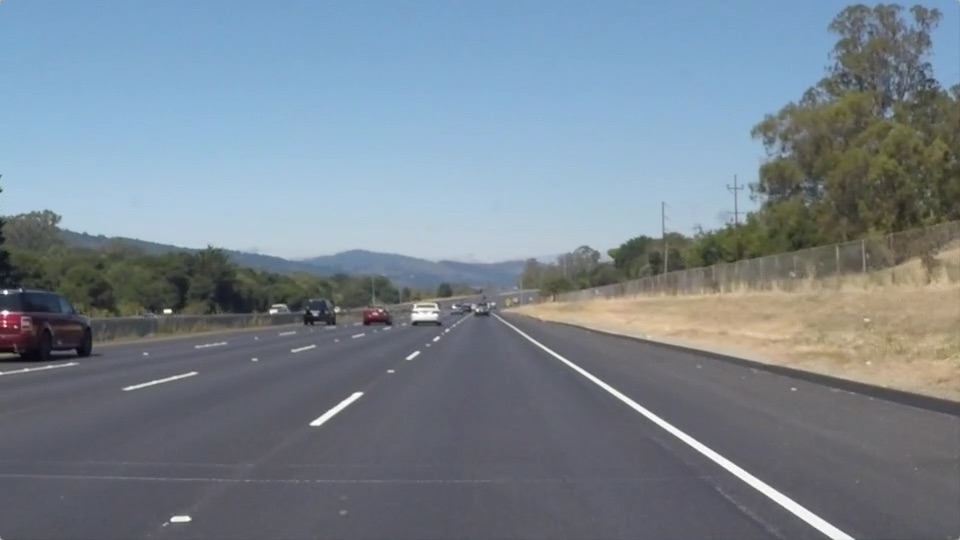
#> input picture CarND-LaneLines-P1/test_images/solidWhiteRight.jpg, 960 x 540 px
$ jupyter execute --allow-errors P1.ipynb   (shell and % lines are left out)
#> lines starting #> are read from the running program, lines starting #| are printed output that depends on the picture; after the words box and inside, x2 and y2 are one past the last pixel; in counts of white or black regions, pixels touching at a corner belong together
# **Finding Lane Lines on the Road**
***
In this project, you will use the tools you learned about in the lesson to identify lane lines on the road.  You can develop your pipeline on a series of individual images, and later apply the result to a video stream (really just a series of images). Check out the video clip "raw-lines-example.mp4" (also contained in this repository) to see what the output should look like after using the helper functions below.

Once you have a result that looks roughly like "raw-lines-example.mp4", you'll need to get creative and try to average and/or extrapolate the line segments you've detected to map out the full extent of the lane lines.  You can see an example of the result you're going for in the video "P1_example.mp4".  Ultimately, you would like to draw just one line for the left side of the lane, and one for the right.

---
Let's have a look at our first image called 'test_images/solidWhiteRight.jpg'.  Run the 2 cells below (hit Shift-Enter or the "play" button above) to display the image.

**Note** If, at any point, you encounter frozen display windows or other confounding issues, you can always start again with a clean slate by going to the "Kernel" menu above and selecting "Restart & Clear Output".

---

**The tools you have are color selection, region of interest selection, grayscaling, Gaussian smoothing, Canny Edge Detection and Hough Tranform line detection.  You  are also free to explore and try other techniques that were not presented in the lesson.  Your goal is piece together a pipeline to detect the line segments in the image, then average/extrapolate them and draw them onto the image for display (as below).  Once you have a working pipeline, try it out on the video stream below.**

---

<figure>

 <figcaption>
 <p></p>
 <p style="text-align: center;"> Your output should look something like this (above) after detecting line segments using the helper functions below </p>
 </figcaption>
</figure>
 <p></p>
<figure>

 <figcaption>
 <p></p>
 <p style="text-align: center;"> Your goal is to connect/average/extrapolate line segments to get output like this</p>
 </figcaption>
</figure>

[cell 1]
#importing some useful packages
import matplotlib.pyplot as plt
import matplotlib.image as mpimg
import numpy as np
import cv2

[cell 2]
#reading in an image
image = mpimg.imread('test_images/solidWhiteRight.jpg')
#> image is the input picture: shape (540, 960, 3); mean R, G, B 120.3, 132.6, 143.7
#printing out some stats and plotting
print('This image is:', type(image), 'with dimesions:', image.shape)
#| This image is: <class 'numpy.ndarray'> with dimesions: (540, 960, 3)
plt.imshow(image)  #call as plt.imshow(gray, cmap='gray') to show a grayscaled image

**Some OpenCV functions (beyond those introduced in the lesson) that might be useful for this project are:**

`cv2.inRange()` for color selection
`cv2.fillPoly()` for regions selection
`cv2.line()` to draw lines on an image given endpoints
`cv2.addWeighted()` to coadd / overlay two images
`cv2.cvtColor()` to grayscale or change color
`cv2.imwrite()` to output images to file
`cv2.bitwise_and()` to apply a mask to an image

**Check out the OpenCV documentation to learn about these and discover even more awesome functionality!**

Below are some helper functions to help get you started. They should look familiar from the lesson!

[cell 3]
import math

def grayscale(img):
    """Applies the Grayscale transform
    This will return an image with only one color channel
    but NOTE: to see the returned image as grayscale
    you should call plt.imshow(gray, cmap='gray')"""
    return cv2.cvtColor(img, cv2.COLOR_RGB2GRAY)
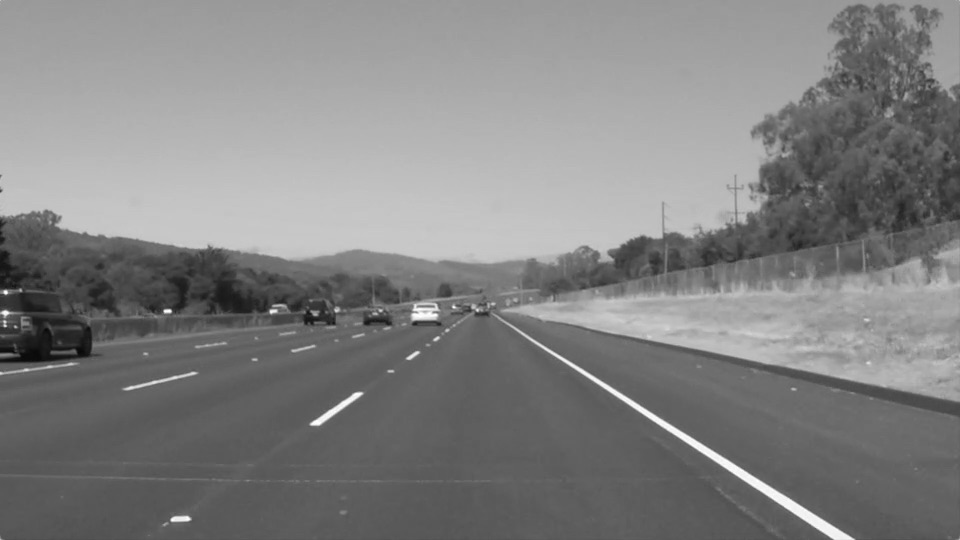
#> returned value: shape (540, 960); min 8, max 255, mean 130.1
    # Or use BGR2GRAY if you read an image with cv2.imread()
    # return cv2.cvtColor(img, cv2.COLOR_BGR2GRAY)

def canny(img, low_threshold, high_threshold):
    """Applies the Canny transform"""
    return cv2.Canny(img, low_threshold, high_threshold)

def gaussian_blur(img, kernel_size):
    """Applies a Gaussian Noise kernel"""
    return cv2.GaussianBlur(img, (kernel_size, kernel_size), 0)

# [119 lines left out: functions region_of_interest, draw_lines, hough_lines, weighted_img, not called in this run]

## Test on Images

Now you should build your pipeline to work on the images in the directory "test_images"
**You should make sure your pipeline works well on these images before you try the videos.**

[cell 4]
import os
os.listdir("test_images/")

run your solution on all test_images and make copies into the test_images directory).

[cell 5]
image = mpimg.imread('test_images/solidWhiteRight.jpg')
gray = grayscale(image)
plt.imshow(gray, cmap='gray')

#> (a cell that did not finish here is left out)

#> (a cell that did not finish here is left out)

#> (a cell that did not finish here is left out)

#> (a cell that did not finish here is left out)

[cell 10]
kernel_size = 3
low_threshold = 100
high_threshold = 300
#> (the rest of this cell did not finish here and is left out)

[cell 11]
image_list = \
['solidWhiteCurve.jpg',
 'solidWhiteRight.jpg',
 'solidYellowCurve.jpg',
 'solidYellowCurve2.jpg',
 'solidYellowLeft.jpg',
 'whiteCarLaneSwitch.jpg',
 ]

[cell 12]
image_name = image_list[5]
image = mpimg.imread('test_images/' + image_name)
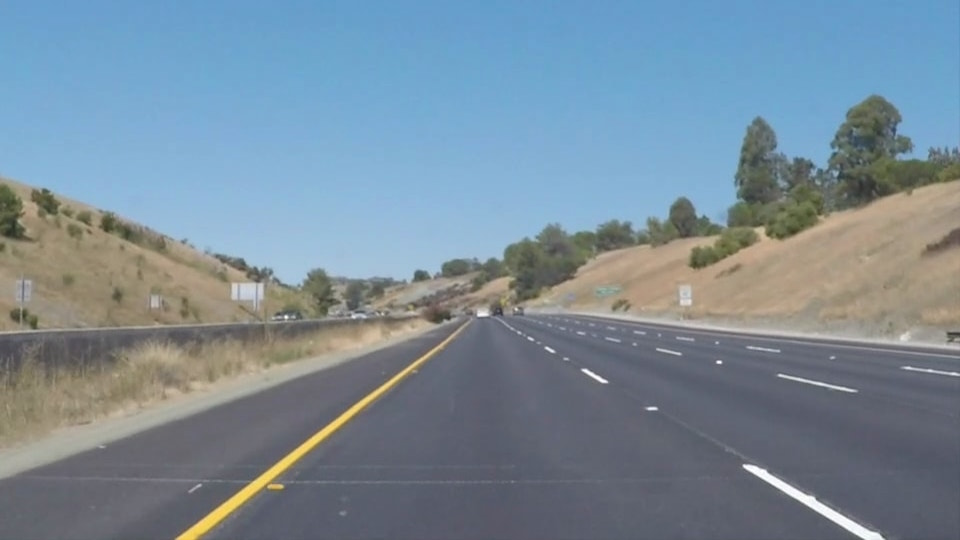
#> input picture CarND-LaneLines-P1/test_images/whiteCarLaneSwitch.jpg, 960 x 540 px
#> image is the input picture: shape (540, 960, 3); mean R, G, B 121.2, 139.4, 152.9
gray = grayscale(image)
#> in grayscale (call 2), `return cv2.cvtColor(img, cv2.COLOR_RGB2GRAY)`:
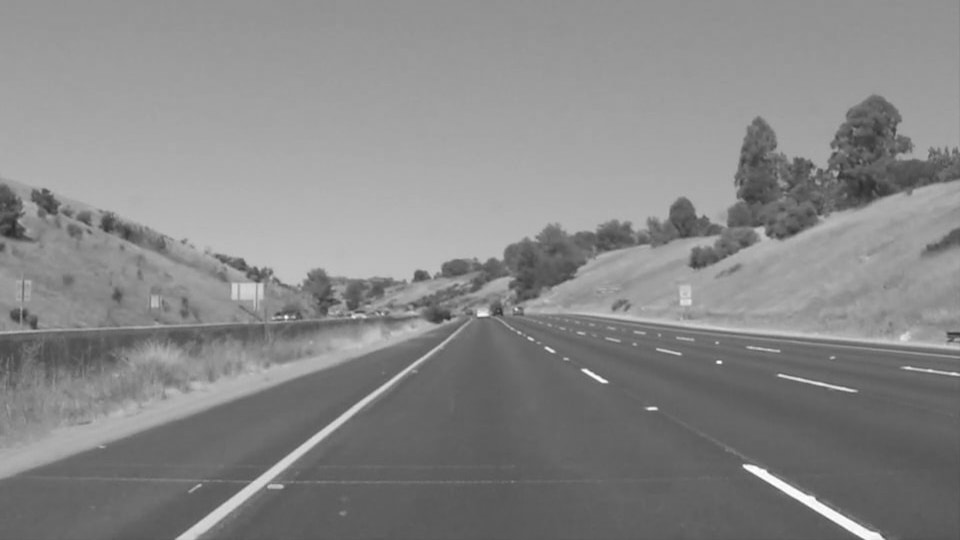
#> returned value: shape (540, 960); min 42, max 255, mean 135.5
blur_gray = gaussian_blur(gray, kernel_size)
edges = canny(blur_gray, low_threshold, high_threshold)
#> in canny, `return cv2.Canny(img, low_threshold, high_threshold)`:
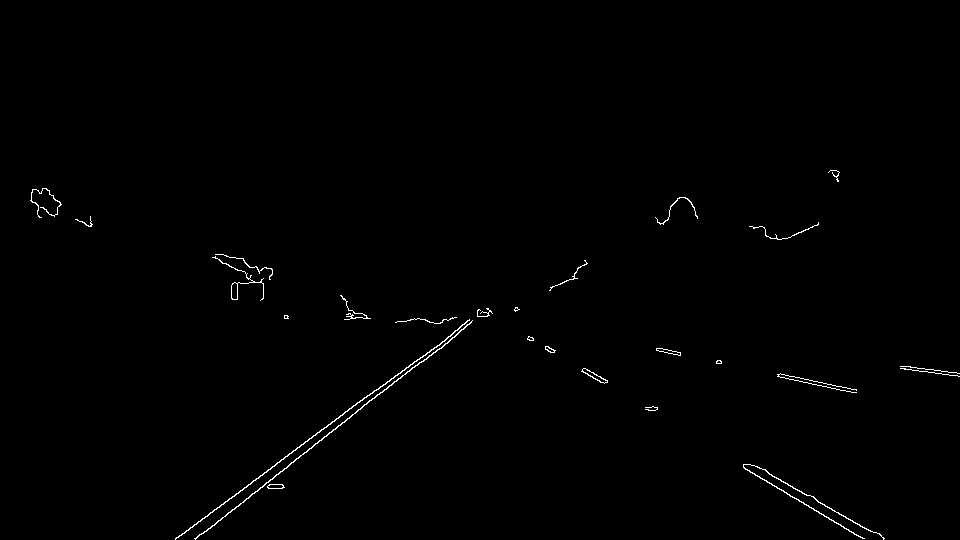
#> returned value: shape (540, 960); 0.56% white in thin lines or dots, all inside (x1, y1, x2, y2) = (30, 170, 960, 540)
imshape = image.shape
#> imshape = (540, 960, 3)
#> (the rest of this cell did not finish here and is left out)
